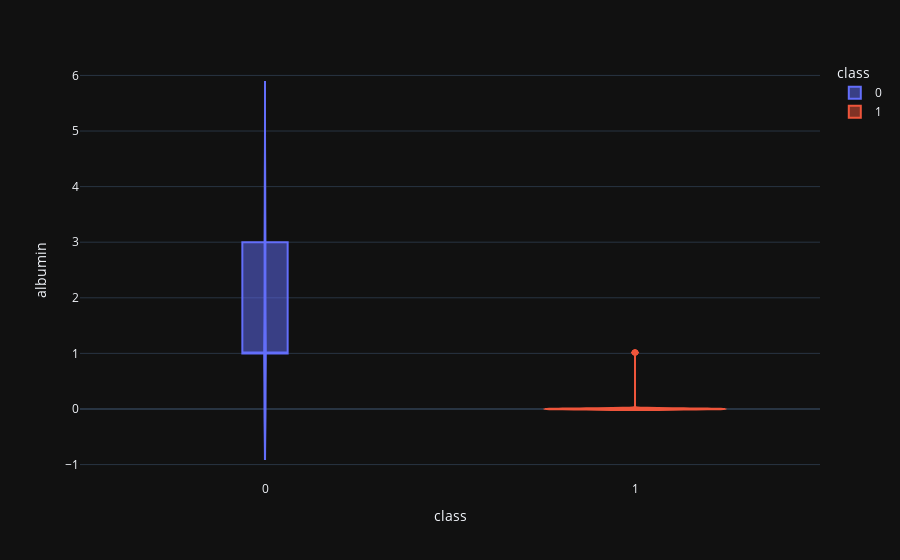

Here is the notebook cell this chart was saved with:
### Code cell
violin('albumin')

### Figure 1 — Plotly figure (JSON) as saved in the notebook; plotly's stock layout.template omitted (floating-point values rounded to 4 significant figures; data arrays with more than 128 entries replaced by an {"elided": "..."} marker saying what was removed)
{"data": [{"alignmentgroup": "True", "box": {"visible": true}, "hovertemplate": "class=%{x}<br>albumin=%{y}<extra></extra>", "legendgroup": "0", "marker": {"color": "#636efa"}, "name": "0", "offsetgroup": "0", "orientation": "v", "scalegroup": "True", "showlegend": true, "type": "violin", "x": {"elided": "250 int values"}, "x0": " ", "xaxis": "x", "y": {"elided": "250 float values"}, "y0": " ", "yaxis": "y"}, {"alignmentgroup": "True", "box": {"visible": true}, "hovertemplate": "class=%{x}<br>albumin=%{y}<extra></extra>", "legendgroup": "1", "marker": {"color": "#EF553B"}, "name": "1", "offsetgroup": "1", "orientation": "v", "scalegroup": "True", "showlegend": true, "type": "violin", "x": {"elided": "150 int values"}, "x0": " ", "xaxis": "x", "y": {"elided": "150 float values"}, "y0": " ", "yaxis": "y"}], "layout": {"legend": {"title": {"text": "class"}, "tracegroupgap": 0}, "margin": {"t": 60}, "violinmode": "overlay", "xaxis": {"anchor": "y", "categoryarray": [0, 1], "categoryorder": "array", "domain": [0, 1], "title": {"text": "class"}}, "yaxis": {"anchor": "x", "domain": [0, 1], "title": {"text": "albumin"}}}}
